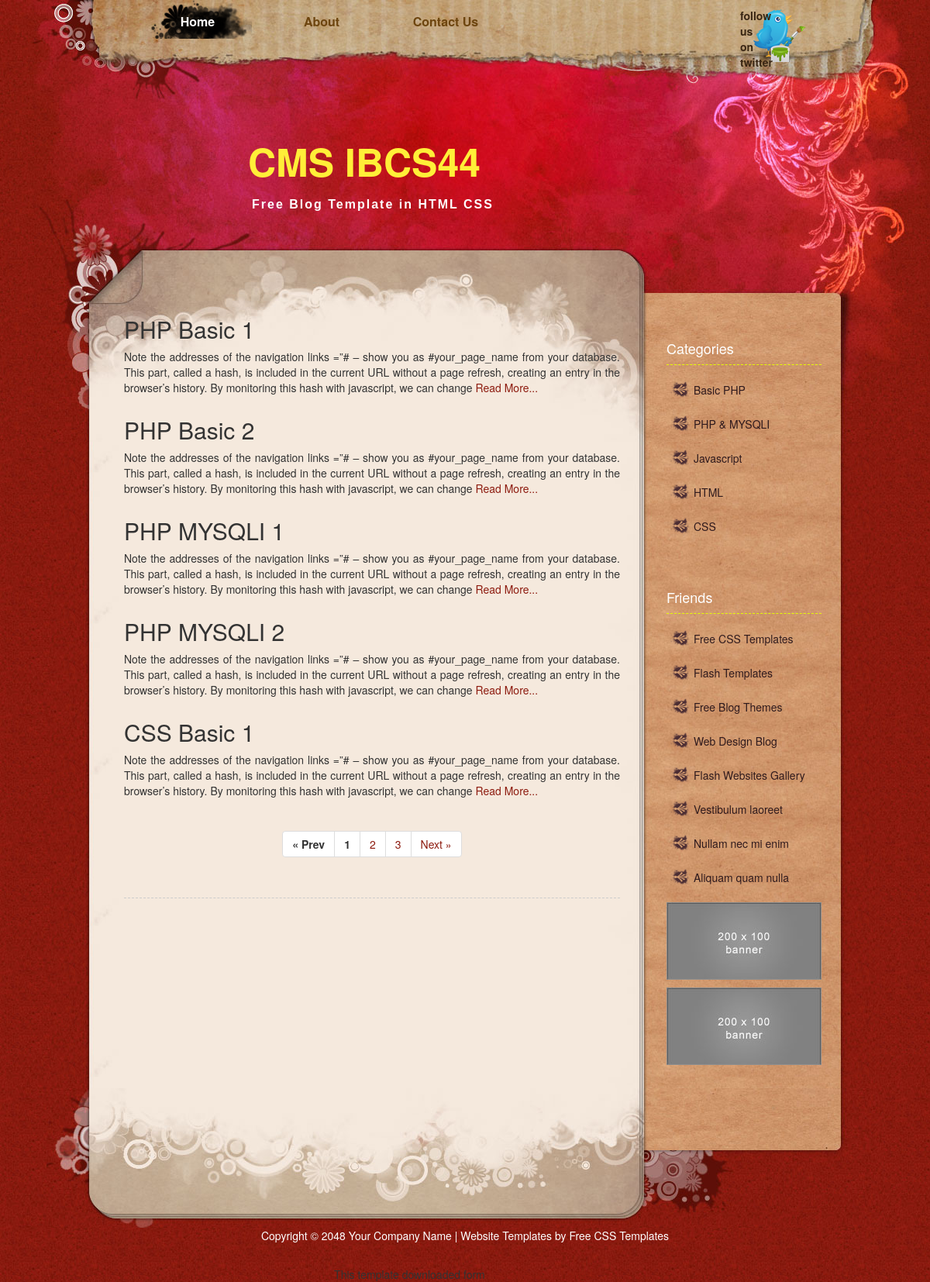
The page / on the database its author committed.
### tables this page shows
CREATE TABLE IF NOT EXISTS `menu` (
  `id` int(11) NOT NULL AUTO_INCREMENT,
  `name` varchar(100) NOT NULL,
  `content` text NOT NULL,
  `status` enum('Publish','Unpublish') NOT NULL,
  PRIMARY KEY (`id`)
);

CREATE TABLE IF NOT EXISTS `articles` (
  `id` int(11) NOT NULL AUTO_INCREMENT,
  `cat_id` int(11) NOT NULL,
  `title` varchar(100) NOT NULL,
  `content` text NOT NULL,
  `status` enum('Publish','Unpublish') NOT NULL,
  PRIMARY KEY (`id`)
);

CREATE TABLE IF NOT EXISTS `categories` (
  `id` int(11) NOT NULL AUTO_INCREMENT,
  `name` varchar(50) NOT NULL,
  `status` enum('Publish','Unpublish') NOT NULL,
  PRIMARY KEY (`id`)
);

### index.php (called while the page is built)
<?php
include('config.php');
include('menu.php');
?>
<?php
include('header.php');
?>
<?php
include('content.php');
?>
<?php
include('sidebar.php');
?>
<?php
include('footer.php');
?>

### content.php (the view, shortened to what this page needs)
<div id="templatemo_main_wrapper">
	<div id="templatemo_main">
		<div id="templatemo_main_top">
<div id="templatemo_content">
    		<div class="post_section">
            <?php
				if(isset($_GET["page"]))
				{
					$page = intval($_GET["page"]);
				}
				else
				{
					$page = 1;
				}
				if(isset($_REQUEST['page_id']))
				{
					extract($mycms->readContent($_REQUEST['page_id'],"menu"));
					?>
                    <h2><?php echo $name; ?></h2>
                    <p><?php echo $content; ?></p>
                    <?php
				}
				elseif(isset($_REQUEST['art_id']))
				{
					extract($mycms->readContent($_REQUEST['art_id'],"articles"));
					?>
                    <h2><?php echo $name; ?></h2>
                    <p><?php echo $content; ?></p>
                    <?php
				}
				else
			  {
				   foreach($mycms->readArticles($page) as $articles){
					  extract($articles);
				  ?>
                  <h2><?php echo $title; ?></h2>
                  <p><?php
				  $article=explode(" ",$content);
				  $slice_article=array_slice($article,0,50);
				  echo implode(" ",$slice_article);
				  ?>
                  <a href="index.php?art_id=<?php echo $id;?>">Read More...</a>
                  </p>
                  <?php
				  }
				  ?>
            <table width="400" cellspacing="2" cellpadding="2" align="center">
            <tbody>
            <tr>
            <td align="center">
            <?php
            $mycms->forPagination($page);
            ?>
            </td>
            </tr>
            </tbody>
            </table>
                  <?php
			  }
				?>
            </div>
</div>

### menu.php (shortened to what this page needs)
<!DOCTYPE html PUBLIC "-//W3C//DTD XHTML 1.0 Transitional//EN" "http://www.w3.org/TR/xhtml1/DTD/xhtml1-transitional.dtd">
<html xmlns="http://www.w3.org/1999/xhtml">
<head>
<link href="templatemo_style.css" rel="stylesheet" type="text/css" />
<link href="bootstrap.min.css" rel="stylesheet" type="text/css" />
</head>
<body>
<div id="templatemo_top_wrapper">
	<div id="templatemo_top">
        <div id="templatemo_menu">
            <ul>
            	<li><a href="index.php" class="current">Home</a></li>
            <?php
			foreach($mycms->showMenu("menu") as $m)
			{
				extract($m);
				?>
                <li><a href="index.php?page_id=<?php echo $id; ?>"><?php echo $name; ?></a></li>
                <?php
			}
			?>
            </ul>
        </div>
        <div id="twitter">
        	<a href="#">follow us <br />
        	on twitter</a>
        </div>
  </div>
</div>

### header.php
<div id="templatemo_header_wrapper">
	<div id="templatemo_header">
    	<div id="site_title">
            <h1><a href="http://www.templatemo.com" target="_parent"><strong>CMS IBCS44</strong><span>Free Blog Template in HTML CSS</span></a></h1>
        </div>
    </div>
</div>

### config.php (shortened to what this page needs)
<?php
class cms
{
	public $conn;
	public function __construct()
	{
		$this->conn= mysqli_connect("localhost","root","root","cms");
	}
	public function showMenu($table)
	{
		$query = mysqli_query($this->conn,"SELECT * FROM $table WHERE status='Publish'");
		return mysqli_fetch_all($query,MYSQLI_ASSOC);
	}
	public function readArticles($page)
	{
		$perpage = 5;
		$calc = $perpage * $page;
		$start = $calc - $perpage;
		$query=mysqli_query($this->conn,"SELECT * FROM articles WHERE status='publish' Limit $start, $perpage");
		return mysqli_fetch_all($query,MYSQLI_ASSOC);
	}
	public function forPagination($page)
	{
		$perpage = 5;
		$result = mysqli_query($this->conn,"select count(*) As Total from articles");
		$rs = mysqli_fetch_assoc($result);
		$total = $rs["Total"];
		$totalPages = ceil($total / $perpage);
		echo "<ul class='pagination'>";
		if($page <=1 )
		{
			echo "<li><span id='page_links' style='font-weight: bold;'>&laquo; Prev</span></li>";
		}
		else
		{
			$j = $page - 1;
			echo "<li><span><a id='page_a_link' href='index.php?page=$j'> &laquo; Prev</a></span></li>";
		}
		for($i=1; $i <= $totalPages; $i++)
		{
			if($i<>$page)
			{
				echo "<li><span><a id='page_a_link' href='index.php?page=$i'>$i</a></span></li>";
			}
			else
			{
				echo "<li><span id='page_links' style='font-weight: bold;'>$i</span></li>";
			}
		}
		if($page == $totalPages )
		{
			echo "<li><span id='page_links' style='font-weight: bold;'>Next &raquo;</span></li>";
		}
		else
		{
			$j = $page + 1;
			echo "<li><span><a id='page_a_link' href='index.php?page=$j'>Next &raquo;</a></span></li>";
		}
		echo "</ul>";
	}
}
$mycms = new cms;
?>

### sidebar.php
<div id="templatemo_sidebar">
                <h4>Categories</h4>
                <ul class="templatemo_list">
					<?php
                    foreach($mycms->showMenu("categories") as $m)
                    {
                        extract($m);
                        ?>
                        <li><a href="index.php?cat_id=<?php echo $id; ?>"><?php echo $name; ?></a></li>
                        <?php
                    }
                    ?>
                </ul>
                <div class="cleaner_h40"></div>
                <h4>Friends</h4>
                <ul class="templatemo_list">
                    <li><a href="http://www.templatemo.com" target="_parent">Free CSS Templates</a></li>
                    <li><a href="http://www.flashmo.com" target="_parent">Flash Templates</a></li>
                    <li><a href="http://www.templatemo.com/page/1" target="_parent">Free Blog Themes</a></li>
                    <li><a href="http://www.webdesignmo.com/blog" target="_parent">Web Design Blog</a></li>
                    <li><a href="http://www.koflash.com" target="_parent">Flash Websites Gallery</a></li>
                    <li><a href="#">Vestibulum laoreet</a></li>
                    <li><a href="#">Nullam nec mi enim</a></li>
                    <li><a href="#">Aliquam quam nulla</a></li>
                </ul>
                <div id="ads">
                	<a href="#"><img src="images/templatemo_200x100_banner.jpg" alt="banner 1" /></a>
                    <a href="#"><img src="images/templatemo_200x100_banner.jpg" alt="banner 2" /></a>
                </div>
            </div>

### footer.php (shortened to what this page needs)
        </div>
    </div>
    <div id="templatemo_main_bottom"></div>
</div>
<div id="templatemo_footer">
    Copyright © 2048 <a href="index.html">Your Company Name</a> |
    <a href="" target="_parent">Website Templates</a> by <a href="" target="_parent">Free CSS Templates</a>
</div>
<div align=center>This template  downloaded form <a href=''>free website templates</a></div></body>
</html>

### templatemo_style.css (style rules this page uses)
body { margin: 0px; padding: 0px; color: #666; font-family: Georgia, "Times New Roman", Times, serif; font-size: 13px; line-height:1.5em; background-color: #821764; background-image: url(images/templatemo_body.jpg); background-repeat: repeat; }
a, a:link, a:visited { color: #8d1b0f; }
p { margin: 0px; padding: 0 0 10px 0; }
img { border: none; }
h1 { font-size: 40px; font-weight: bold; margin: 0 0 30px 0; padding: 5px 0; color: #000; }
h2 { font-size: 34px; font-weight: normal; line-height: 28px; margin: 0 0 30px 0; padding: 0; color: #4b0f09; }
h4 { font-size: 18px; margin: 0 0 20px 0; padding: 0 0 10px 0; color: #e4ff00; border-bottom: 1px dashed #e4ff00; }
.cleaner_h40 { clear: both; width:100%; height: 40px; }
.templatemo_list { margin: 20px 0; padding: 0; list-style: none; }
.templatemo_list li { background: transparent url(images/templatemo_list.png) no-repeat scroll 0 0px; margin:0 0 20px; padding: 5px 0 5px 35px; line-height: 1em; }
.templatemo_list li a { color: #2f1a1d; text-decoration: none; }
#templatemo_top_wrapper { width: 100%; height: 100px; background:url(images/templatemo_menu.jpg) no-repeat top center; }
#templatemo_top { width: 970px; height: 100px; margin: 0 auto; padding: 0 30px 0 80px; background: url(images/templatemo_menu.jpg) no-repeat top center; }
#templatemo_menu { float: left; width: 700px; }
#templatemo_menu ul { margin: 0; padding: 0; list-style: none; }
#templatemo_menu ul li { padding: 0px; margin: 0px; display: inline; }
#templatemo_menu ul li a { float: left; display: block; width: 130px; height: 50px; padding: 17px 10px 0 0; margin: 0 30px 0 0 ; font-size: 16px; text-align: center; text-decoration: none; color: #6d450f; font-weight: bold; outline: none; }
#templatemo_menu ul li a:hover, #templatemo_menu ul li .current { color: #fff; background: url(images/templatemo_menu_hover.png) }
#templatemo_top #twitter a { float: right; display: block; width: 100px; height: 80px; padding: 10px 100px 0 0; font-weight: bold; color: #382512; line-height: 20px; text-decoration: none; background: url(images/4.png) no-repeat top right; }
#templatemo_header_wrapper { clear: both; width: 100%; height: 300px; background: url(images/templatemo_header.jpg) no-repeat top center; }
#templatemo_header { width: 920px; height: 250px; margin: 0 auto; padding: 50px 80px 0 80px; background: url(images/templatemo_header.jpg) no-repeat top center; }
#templatemo_header #site_title { float: left; width: 500px; padding-top: 30px; padding-left: 100px; }
#templatemo_header #site_title h1 { margin: 0; padding: 0; color: #fff; }
#templatemo_header #site_title h1 a { margin: 0px; padding: 0px; font-size: 50px; color: #ffef38; font-weight: normal; text-decoration: none; }
#templatemo_header #site_title a span { display: block; font-size: 16px; color: #FFFFFF; font-family: Arial, Helvetica, sans-serif; font-weight: bold; letter-spacing: 2px; margin-top: 20px; margin-left: 5px; }
#templatemo_main_wrapper { width: 100%; background: url(images/templatemo_main.jpg) no-repeat top center; }
#templatemo_main { width: 1080px; margin: 0 auto; background:url(images/templatemo_content.jpg) center repeat-y; }
#templatemo_main_top { width: 1080px; background: url(images/templatemo_main.jpg) no-repeat center top; }
#templatemo_main_bottom { width: 1080px; height: 180px; margin: 0 auto; background: url(images/templatemo_main_bottom.jpg) no-repeat center top; }
#templatemo_content { float: left; width: 640px; margin: 0 0 0 100px; }
.post_section { clear: both; padding-bottom: 30px; border-bottom: 1px dashed #CCC; margin-bottom: 30px; }
.post_section h2 { margin: 0; padding: 10px 0 10px 0; line-height: 30px; }
.post_section p { text-align: justify; margin-bottom: 10px; }
#templatemo_sidebar { float: right; color: #FFF; width: 200px; margin: 0 80px 0 0; padding-top: 30px; }
#templatemo_sidebar #ads { margin-bottom: 30px; }
#templatemo_sidebar #ads a { display: block; width: 200px; height: 100px; margin-bottom: 10px; }
#templatemo_footer { width: 980px; margin: 0 auto; padding: 0 10px 30px; text-align: center; color: #fff; }
#templatemo_footer a { color: #fff; }

### rows shown on the page
menu: name "About"
menu: name "Contact Us"
articles: title "PHP Basic 1", slice_article "Note the addresses of the navigation links =”# – show you as #your_page_name from your database. This part, called a hash, is included in the current URL without a page refresh, creating an entry in the browser’s history. By monitoring this hash with javascript, we can change"
articles: title "PHP Basic 2", slice_article "Note the addresses of the navigation links =”# – show you as #your_page_name from your database. This part, called a hash, is included in the current URL without a page refresh, creating an entry in the browser’s history. By monitoring this hash with javascript, we can change"
articles: title "PHP MYSQLI 1", slice_article "Note the addresses of the navigation links =”# – show you as #your_page_name from your database. This part, called a hash, is included in the current URL without a page refresh, creating an entry in the browser’s history. By monitoring this hash with javascript, we can change"
articles: title "PHP MYSQLI 2", slice_article "Note the addresses of the navigation links =”# – show you as #your_page_name from your database. This part, called a hash, is included in the current URL without a page refresh, creating an entry in the browser’s history. By monitoring this hash with javascript, we can change"
articles: title "CSS Basic 1", slice_article "Note the addresses of the navigation links =”# – show you as #your_page_name from your database. This part, called a hash, is included in the current URL without a page refresh, creating an entry in the browser’s history. By monitoring this hash with javascript, we can change"
categories: name "Basic PHP"
categories: name "PHP & MYSQLI"
categories: name "Javascript"
categories: name "HTML"
categories: name "CSS"
